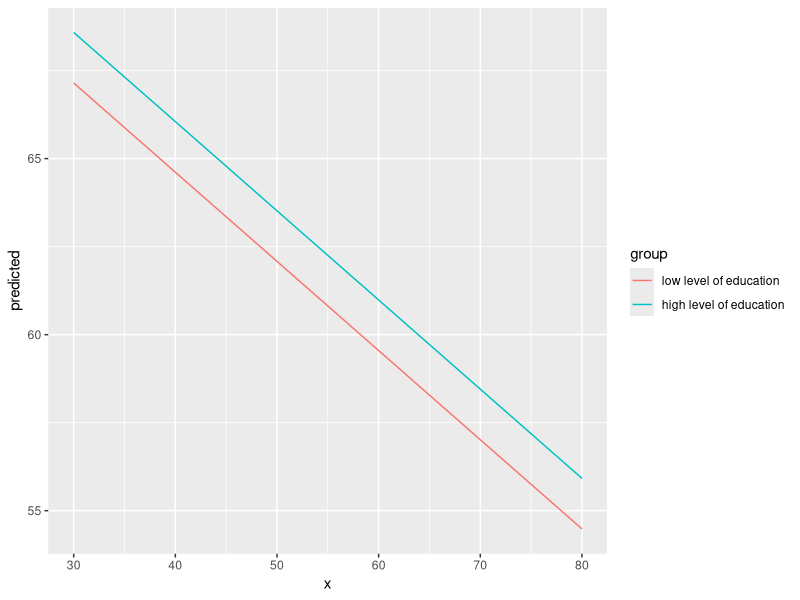
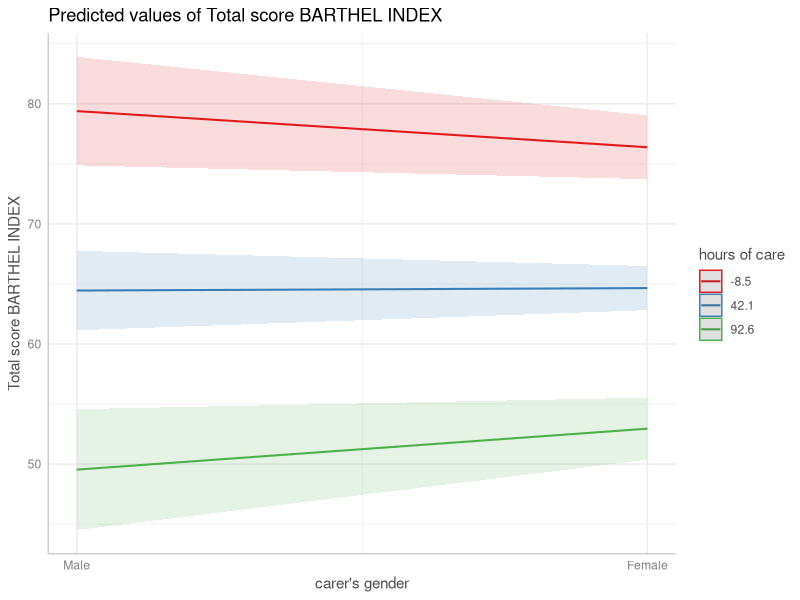
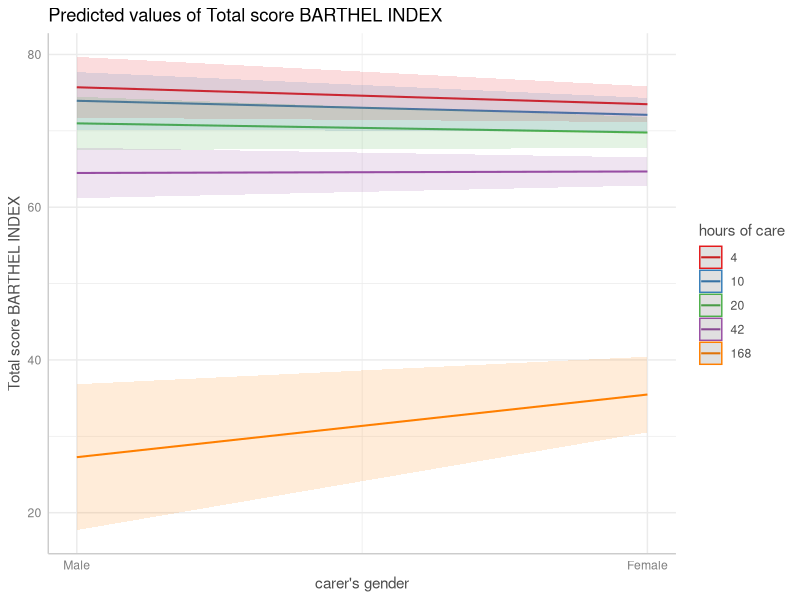
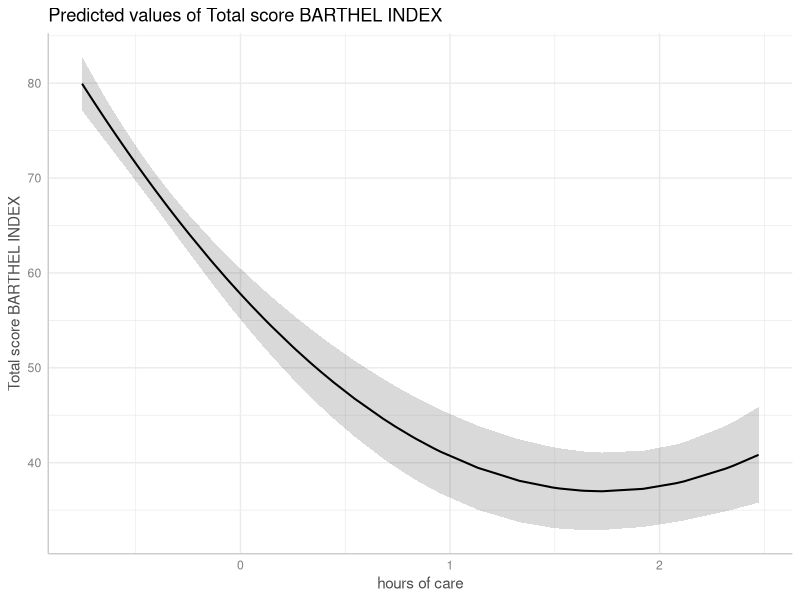
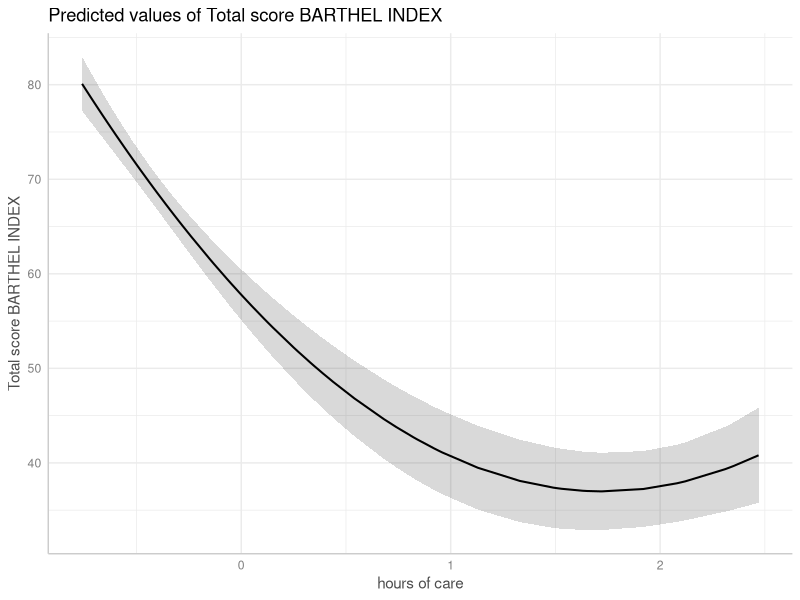
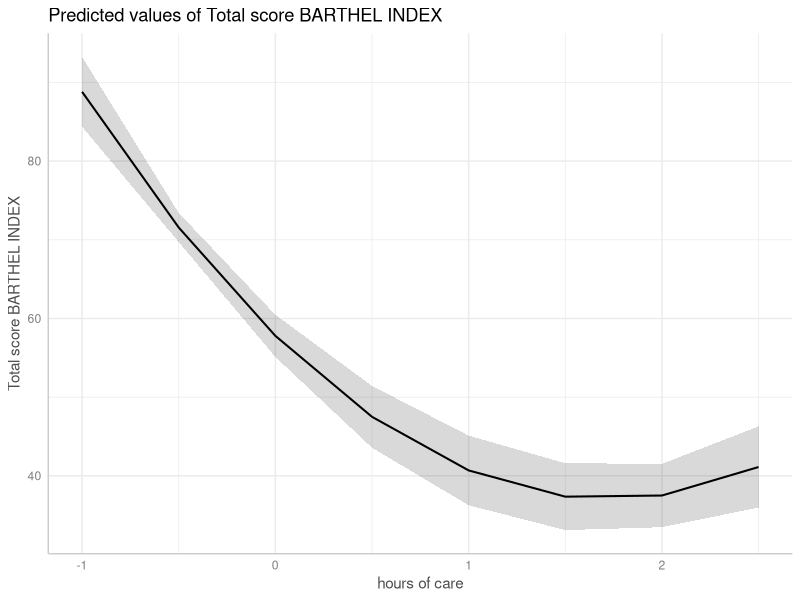
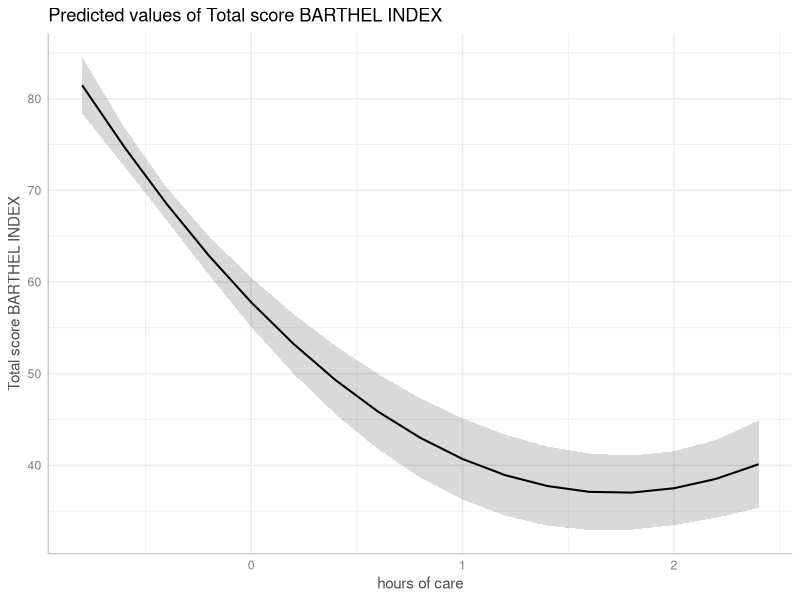
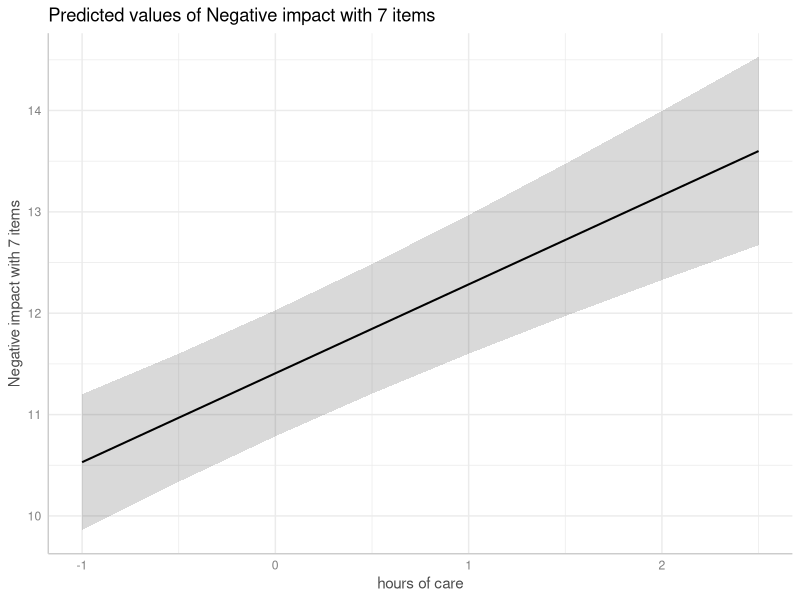

Write the R code that produced these figures, in order. (Note: this script raises an error after producing the figures.)
## ---- chunk 1
knitr::opts_chunk$set(collapse = TRUE, comment = "#>", dev = "png", fig.width = 7, fig.height = 4, message = FALSE, warning = FALSE)
options(width = 800)
## ---- chunk 2
library(ggeffects)
library(ggplot2)
data(efc)
fit <- lm(barthtot ~ c12hour + neg_c_7 + c161sex + c172code, data = efc)

mydf <- ggpredict(fit, terms = c("c12hour [30:80]", "c172code [1,3]"))
mydf
ggplot(mydf, aes(x, predicted, colour = group)) + geom_line()
## ---- chunk 3
data(mtcars)
mpg_model <- lm(mpg ~ log(hp), data = mtcars)

# x-values and predictions based on the log(hp)-values
ggpredict(mpg_model, "hp")

# x-values and predictions based on hp-values from 50 to 150
ggpredict(mpg_model, "hp [50:150]")
## ---- chunk 4
data(efc)
# short variable label, for plot
attr(efc$c12hour, "label") <- "hours of care"
fit <- lm(barthtot ~ c12hour * c161sex + neg_c_7, data = efc)

mydf <- ggpredict(fit, terms = c("c161sex", "c12hour [meansd]"))
plot(mydf)

mydf <- ggpredict(fit, terms = c("c161sex", "c12hour [quart]"))
plot(mydf)
## ---- chunk 5
# x-values and predictions based on exponentiated hp-values
ggpredict(mpg_model, "hp [exp]")
## ---- chunk 6
library(sjmisc)
data(efc)
efc$c12hour <- std(efc$c12hour)
m <- lm(barthtot ~ c12hour + I(c12hour^2) + neg_c_7 + c160age + c172code, data = efc)

me <- ggpredict(m, terms = "c12hour")
plot(me)
## ---- chunk 7
me <- ggpredict(m, terms = "c12hour [all]")
plot(me)
## ---- chunk 8
me <- ggpredict(m, terms = "c12hour [n=5]")
plot(me)
## ---- chunk 9
me <- ggpredict(m, terms = "c12hour [n=20]")
plot(me)
## ---- chunk 10
data(mtcars)
mpg_model <- lm(mpg ~ log(hp) + disp, data = mtcars)

# "disp" is hold constant at its mean
ggpredict(mpg_model, "hp [exp]")

# "disp" is hold constant at value 200
ggpredict(mpg_model, "hp [exp]", condition = c(disp = 200))
## ---- chunk 11
library(sjlabelled)
library(lme4)
data(efc)
efc$e15relat <- as_label(efc$e15relat)
m <- lmer(neg_c_7 ~ c12hour + c160age + c161sex + (1 | e15relat), data = efc)
me <- ggpredict(m, terms = "c12hour")
plot(me)
## ---- chunk 12
me <- ggpredict(m, terms = c("c12hour"), type = "re")
plot(me)
## ---- chunk 13
me <- ggpredict(m, terms = c("c12hour", "e15relat"), type = "re")
plot(me)
## ---- chunk 14
me <- ggpredict(m, terms = c("c12hour", "e15relat [child,sibling,cousin]"), type = "re")
plot(me)
## ---- chunk 15
data("sleepstudy")
m <- lmer(Reaction ~ Days + (1 + Days | Subject), data = sleepstudy)
me <- ggpredict(m, terms = c("Days", "Subject [sample=8]"), type = "re")
plot(me)
